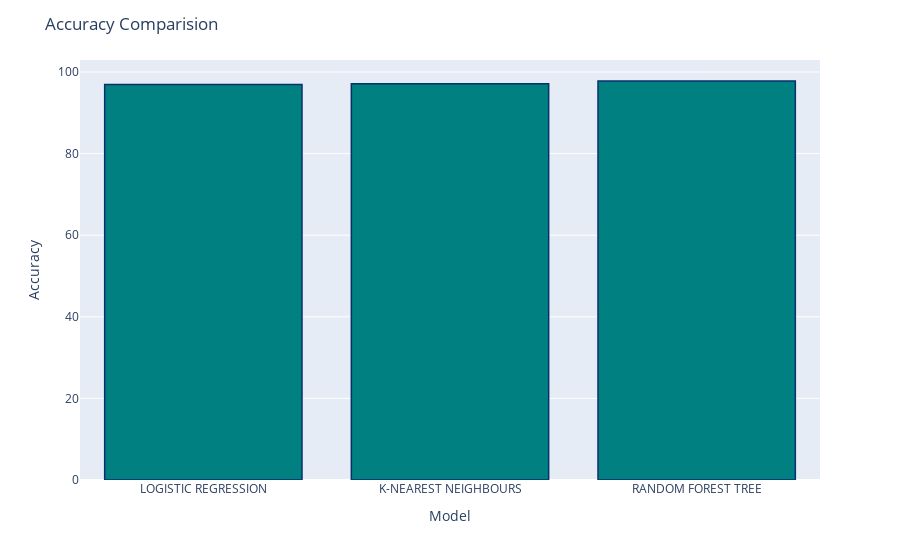

Notebook source saved alongside this figure:
### Code cell
import plotly.express as px
fig = px.bar(x=list(accuracies.keys()), y=list(accuracies.values()))
fig.update_traces(marker_color='teal', marker_line_color='rgb(8,48,107)', marker_line_width=1.5)
fig.update_layout(title="Accuracy Comparision", xaxis_title="Model", yaxis_title="Accuracy")
fig.show()

### Figure 1 — Plotly figure (JSON) as saved in the notebook; plotly's stock layout.template omitted (floating-point values rounded to 4 significant figures)
{"data": [{"hovertemplate": "x=%{x}<br>y=%{y}<extra></extra>", "legendgroup": "", "marker": {"color": "teal", "line": {"color": "rgb(8,48,107)", "width": 1.5}, "pattern": {"shape": ""}}, "name": "", "orientation": "v", "showlegend": false, "textposition": "auto", "type": "bar", "x": ["LOGISTIC REGRESSION", "K-NEAREST NEIGHBOURS", "RANDOM FOREST TREE"], "xaxis": "x", "y": [96.96, 97.15, 97.79], "yaxis": "y"}], "layout": {"barmode": "relative", "legend": {"tracegroupgap": 0}, "margin": {"t": 60}, "title": {"text": "Accuracy Comparision"}, "xaxis": {"anchor": "y", "domain": [0, 1], "title": {"text": "Model"}}, "yaxis": {"anchor": "x", "domain": [0, 1], "title": {"text": "Accuracy"}}}}
